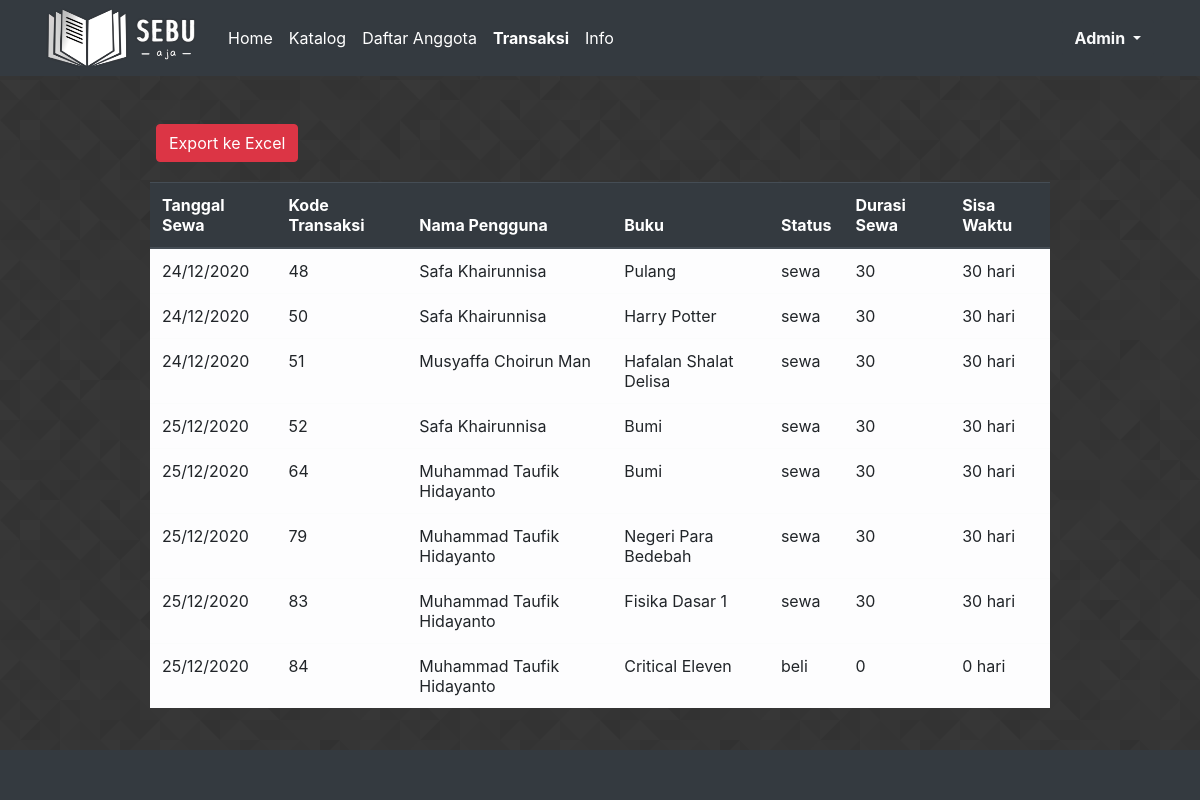
The page /index.php?target=transaksi (signed in) on the database its author committed.
### tables this page shows
CREATE TABLE IF NOT EXISTS `transaksi` (
`kode_transaksi` int(11) NOT NULL,
  `username` varchar(10) NOT NULL,
  `id_buku` int(11) NOT NULL,
  `status` varchar(10) NOT NULL,
  `tanggal_transaksi` varchar(20) NOT NULL,
  `jam_transaksi` varchar(10) NOT NULL,
  `hari_transaksi` varchar(10) NOT NULL,
  `durasi_sewa` int(11) NOT NULL
);

CREATE TABLE IF NOT EXISTS `user` (
  `username` varchar(10) NOT NULL,
  `password` varchar(255) NOT NULL,
  `nm_dpn` varchar(15) NOT NULL,
  `nm_blk` varchar(15) NOT NULL,
  `email` varchar(30) NOT NULL,
  `level` varchar(20) NOT NULL
);

CREATE TABLE IF NOT EXISTS `katalog` (
`id_buku` int(11) NOT NULL,
  `judul` varchar(100) NOT NULL,
  `tahun terbit` varchar(10) NOT NULL,
  `pengarang` varchar(50) NOT NULL,
  `penerbit` varchar(50) NOT NULL,
  `id_genre` varchar(3) DEFAULT NULL,
  `cover` blob NOT NULL,
  `deskripsi` text NOT NULL,
  `harga` int(10) unsigned NOT NULL
);

### database.php (called while the page is built, shortened)
<?php
	$koneksi1 = mysqli_connect('localhost', 'root', '', 'sebu');
	function query($query){
		global $koneksi1;
		$result = mysqli_query($koneksi1, $query);
		return $result;
	}
	function now(){
		return date('N j/n/Y H:i:s');
	}
	function sisa_waktu($tanggal,$durasi){
		$pisah_tanggal = explode("/",$tanggal);
		$hari = $pisah_tanggal['0'];
		$pisah_waktu = explode(" ",now());
		$tanggal_sekarang = $pisah_waktu[1];
		$hari_sekarang = $pisah_tanggal['0'];
		$sisa= $durasi - abs($hari_sekarang-$hari);
		return $sisa." hari";
	}
?>

### transaksi.php (the view, shortened to what this page needs)
<?php
	require('database.php');
	$hasilselect = query("SELECT * FROM transaksi INNER JOIN user ON transaksi.username = user.username INNER JOIN katalog WHERE transaksi.id_buku = katalog.id_buku");
	$jumlah = mysqli_num_rows($hasilselect);
?>
<?php if($jumlah): ?>
	<div id="container">
	<a href="export.php" class="btn btn-danger" style="margin: 0 0 20px 13%" role="button">
		Export ke Excel
	</a>
	<div class="table-responsive d-flex justify-content-center">
		<table class="table w-75 px-3">
		  <thead class="thead-dark px-3 mb-0">
		    <tr>
		      <th scope="col">Tanggal Sewa</th>
		      <th scope="col">Kode Transaksi</th>
		      <th scope="col">Nama Pengguna</th>
              <th scope="col">Buku</th>
              <th scope="col">Status</th>
		      <th scope="col">Durasi Sewa</th>
		      <th scope="col">Sisa Waktu</th>
		    </tr>
		  </thead>
		  <tbody class="px-3 mt-0">
		  	<?php while ($row = mysqli_fetch_array($hasilselect)): ?>
		  		<tr class="table-light">
			  		<td><?php echo $row['tanggal_transaksi'] ?></td>
			  		<td><?php echo $row['kode_transaksi'] ?></td>
			  		<td><?php echo $row['nm_dpn'].' '.$row['nm_blk'] ?></td>
                      <td><?php echo $row['judul'] ?></td>
                      <td><?php echo $row['status'] ?></td>
			  		<td><?php echo $row['durasi_sewa'] ?></td>
			  		<td><?php echo sisa_waktu($row['tanggal_transaksi'],$row['durasi_sewa']) ?></td>
		  		</tr>
		  	<?php endwhile ?>
		  </tbody>
		</table>
	</div>
	</div>
<?php endif ?>

### index.php (style rules this page uses)
body { background-image: url(gambar/background/prism.png); }

### rows shown on the page
transaksi: tanggal_transaksi "24/12/2020", kode_transaksi "48", user.nm_dpn "Safa", user.nm_blk "Khairunnisa", id_buku.judul "Pulang", status "sewa", durasi_sewa "30", tanggal_transaksi+durasi_sewa "30 hari"
transaksi: tanggal_transaksi "24/12/2020", kode_transaksi "50", user.nm_dpn "Safa", user.nm_blk "Khairunnisa", id_buku.judul "Harry Potter", status "sewa", durasi_sewa "30", tanggal_transaksi+durasi_sewa "30 hari"
transaksi: tanggal_transaksi "24/12/2020", kode_transaksi "51", user.nm_dpn "Musyaffa", user.nm_blk "Choirun Man", id_buku.judul "Hafalan Shalat Delisa", status "sewa", durasi_sewa "30", tanggal_transaksi+durasi_sewa "30 hari"
transaksi: tanggal_transaksi "25/12/2020", kode_transaksi "52", user.nm_dpn "Safa", user.nm_blk "Khairunnisa", id_buku.judul "Bumi", status "sewa", durasi_sewa "30", tanggal_transaksi+durasi_sewa "30 hari"
transaksi: tanggal_transaksi "25/12/2020", kode_transaksi "64", user.nm_dpn "Muhammad Taufik", user.nm_blk "Hidayanto", id_buku.judul "Bumi", status "sewa", durasi_sewa "30", tanggal_transaksi+durasi_sewa "30 hari"
transaksi: tanggal_transaksi "25/12/2020", kode_transaksi "79", user.nm_dpn "Muhammad Taufik", user.nm_blk "Hidayanto", id_buku.judul "Negeri Para Bedebah", status "sewa", durasi_sewa "30", tanggal_transaksi+durasi_sewa "30 hari"
transaksi: tanggal_transaksi "25/12/2020", kode_transaksi "83", user.nm_dpn "Muhammad Taufik", user.nm_blk "Hidayanto", id_buku.judul "Fisika Dasar 1", status "sewa", durasi_sewa "30", tanggal_transaksi+durasi_sewa "30 hari"
transaksi: tanggal_transaksi "25/12/2020", kode_transaksi "84", user.nm_dpn "Muhammad Taufik", user.nm_blk "Hidayanto", id_buku.judul "Critical Eleven", status "beli", durasi_sewa "0", tanggal_transaksi+durasi_sewa "0 hari"

### other values the page prints
$_SESSION['username'] "Admin"
